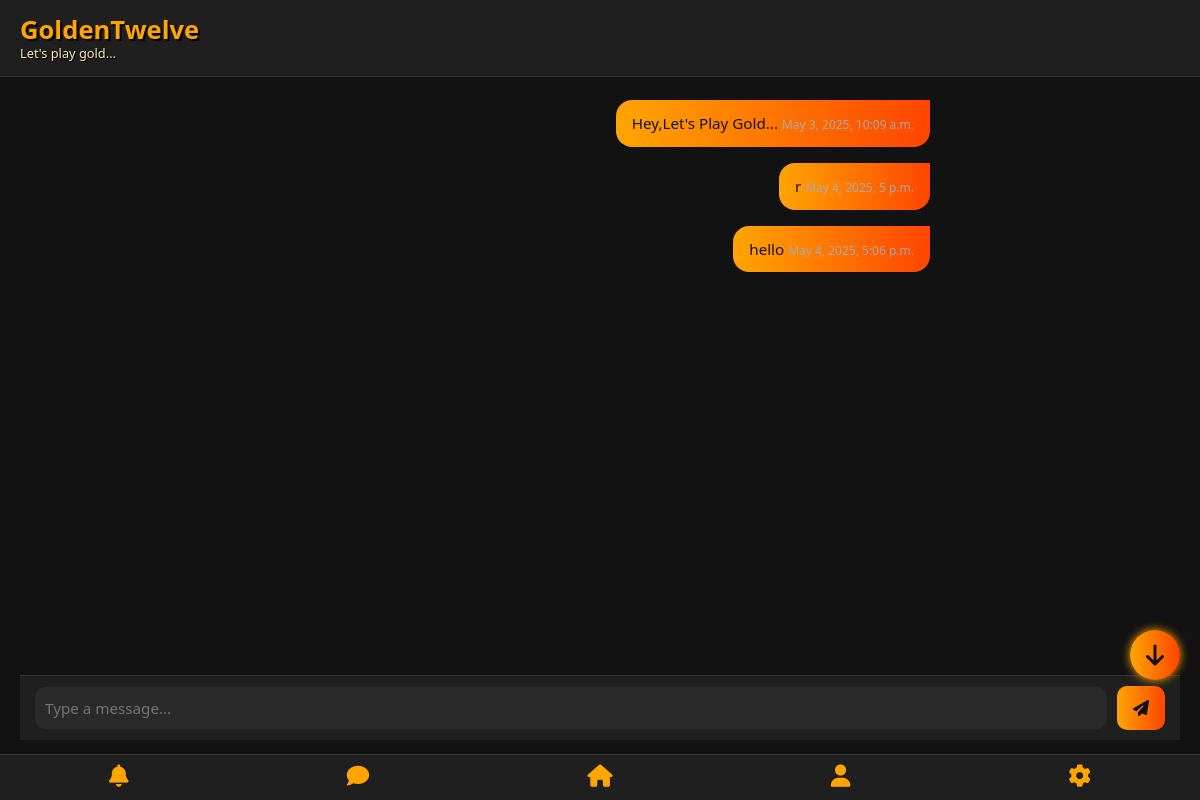
Page /message/18/eniola/superuser (signed in) on the committed database.
### main/models.py (models this page shows, shortened)
class All_Messages(models.Model):
    sender = models.CharField(max_length=1000,null=True,blank=True)
    receiver = models.CharField(max_length=1000,null=True,blank=True)
    message = models.TextField(default="Hey,Let's Play Gold...",null=True,blank=True)
    is_seen = models.BooleanField(default=False,null=True,blank=True)
    date = models.DateTimeField(auto_now_add=True)

### main/views.py (the view, shortened to what this page needs)
# urls.py: path("message/<str:room_id>/<str:chat_one>/<str:chat_two>",MessagesPage.as_view(),name="messages_page"),
@method_decorator(transaction.atomic,name="dispatch")
class MessagesPage(View):
    def get(self,request,room_id,chat_one,chat_two):
        if request.user.is_authenticated:
            user_id = request.user.id
            username = request.user.username
            get_member = Members.objects.get(id=int(user_id))
            get_chat = All_Chats.objects.get(id=int(room_id))
            get_last_messages = get_chat.messages.last()
            get_last_receiver = get_last_messages.receiver
            print(f"us{username}")
            print(f"rc {get_last_receiver}")
            if get_last_receiver == username:
                print(f"ls {get_last_receiver}")
                update_chat_last_seen = All_Chats.objects.select_for_update().filter(id=int(room_id))
                update_chat_last_seen.update(
                    last_message_seen = True
                )
            is_room_exists = All_Chats.objects.select_for_update().filter(id=int(room_id))
            if User.objects.filter(username=chat_one).exists():
                if User.objects.filter(username=chat_two).exists():
                    allow_profile_view = True
                    if username != chat_one:
                        get_chat_one_id = User.objects.get(username=chat_one).id
                        get_member_chat_one = Members.objects.get(id=int(get_chat_one_id))
                        allow_profile_view = get_member_chat_one.profile_visibility_privacy
                    else:
                        get_chat_two_id = User.objects.get(username=chat_two).id
                        get_member_chat_two = Members.objects.get(id=int(get_chat_two_id))
                        allow_profile_view = get_member_chat_two.profile_visibility_privacy
                    if is_room_exists.exists():
                        get_room = All_Chats.objects.get(id=int(room_id))
                        get_all_messages = get_room.messages.all()
                        chat_one = get_room.chat_one
                        chat_two = get_room.chat_two
                        update_member_current_room_id = Members.objects.select_for_update().filter(id=int(user_id))
                        update_member_current_room_id.update(
                            current_room_id = int(room_id)
                        )
                        context = {
                            "username":username,
                            "balance":"{:,}".format(get_member.balance),
                            "messages":get_all_messages,
                            "room_id":int(room_id),
                            "chat_one":chat_one,
                            "chat_two":chat_two,
                            "allow_profile_view":allow_profile_view
                        }
                        return render(request,"messages.html",context)
                    else:
                        return redirect("index_page")
                else:
                    return redirect("index_page")
            else:
                return redirect("index_page")
        else:
            return redirect("index_page")

### templates/messages.html (shortened to what this page needs)
{% load static %}
<!DOCTYPE html>
<html lang="en">
<head>
  <link href="https://cdn.jsdelivr.net/npm/bootstrap@5.3.2/dist/css/bootstrap.min.css" rel="stylesheet"/>
  <link href="https://cdnjs.cloudflare.com/ajax/libs/font-awesome/6.4.0/css/all.min.css" rel="stylesheet"/>
  <link rel="stylesheet" href="https://cdnjs.cloudflare.com/ajax/libs/animate.css/4.1.1/animate.min.css"/>
</head>
<body>
  <div class="navbar">
    <div class="navbar-brand">
      GoldenTwelve
      <small class="slogan">Let's play gold...</small>
    </div>
  </div>
  <div class="chat-box animate__animated animate__fadeInUp" id="chat_container">
    {% for i in messages %}
      {% if i.sender == username %}
        <div class="message sent">
          {{i.message}}
          <time class="timestamp time-ago" datetime="{{ i.date|date:'c' }}">{{i.date}}</time>
        </div>
      {% endif %}
    {% endfor %}
  </div>
  <button class="scroll-btn" onclick="scrollToBottom()">
    <i class="fas fa-arrow-down"></i>
  </button>
  <form class="message-input-area" action="/message/{{room_id}}/{{chat_one}}/{{chat_two}}" method="post" enctype="multipart/form-data" onsubmit="sendMessage(event)">
    <input class="text-area" name="message" placeholder="Type a message..." id="messageBox" required>
    <button type="submit" class="send-btn"><i class="fas fa-paper-plane"></i></button>
  </form>
  <div class="bottom-nav">
    <a href="{% url 'notification_alerts_page' %}"><i class="fas fa-bell" id="ringing"></i></a>
    <a href="{% url 'chat_page' %}"><i class="fas fa-comment" id="chatting"></i></a>
    <a href="{% url 'home_page' %}"><i class="fas fa-home"></i></a>
    <a href="/profile/{{username}}"><i class="fas fa-user"></i></a>
    <a href="/{{username}}/settings"><i class="fas fa-cog"></i></a>
  </div>
</body>
</html>

### templates/messages.html (style rules this page uses)
body { background-color: #121212; color: #fff; font-family: 'Segoe UI', sans-serif; padding-top: 80px; padding-bottom: 150px; }
.navbar { position: fixed; top: 0; left: 0; right: 0; background-color: #1f1f1f; border-bottom: 1px solid #333; z-index: 1000; padding: 10px 20px; display: flex; justify-content: space-between; align-items: center; }
.navbar-brand { font-size: 1.6rem; font-weight: bold; color: orange; text-shadow: 2px 2px #000; display: flex; flex-direction: column; line-height: 1.2; }
.navbar-brand .slogan { font-size: 0.8rem; font-weight: 500; color: #ffe6b3; text-shadow: 1px 1px #000; animation: fadeInGlow 3s ease-in-out infinite alternate; }
.chat-box { max-width: 700px; margin: auto; padding: 20px; display: flex; flex-direction: column; }
.message { max-width: 75%; margin-bottom: 16px; padding: 12px 16px; border-radius: 16px; font-size: 0.95rem; position: relative; animation: fadeIn 0.5s ease-in-out; }
.message.sent { background: linear-gradient(to right, orange, orangered); align-self: flex-end; color: #121212; border-top-right-radius: 0; }
.timestamp { font-size: 0.75rem; color: #aaa; margin-top: 4px; text-align: right; }
.message-input-area { position: fixed; bottom: 60px; left: 0; right: 0; background-color: #1f1f1f; padding: 10px 15px; margin:0 20px; border-top: 1px solid #333; display: flex; gap: 10px; align-items: center; }
.message-input-area .text-area { flex-grow: 1; background: #2a2a2a; border: none; border-radius: 10px; color: #fff; padding: 10px; resize: none; font-size: 0.95rem; }
.send-btn { background: linear-gradient(to right, orange, orangered); border: none; border-radius: 10px; padding: 10px 16px; color: #121212; font-weight: bold; }
.bottom-nav { position: fixed; bottom: 0; left: 0; right: 0; background-color: #1f1f1f; border-top: 1px solid #333; display: flex; justify-content: space-around; padding: 10px 0; z-index: 999; }
.bottom-nav a i { color: orange; font-size: 1.4rem; }
.scroll-btn { position: fixed; bottom: 120px; right: 20px; background: linear-gradient(to right, orange, orangered); border: none; border-radius: 50%; width: 50px; height: 50px; display: flex; align-items: center; justify-content: center; color: #121212; font-size: 1.5rem; z-index: 1001; box-shadow: 0 0 10px orange; }

### rows in the picture
All_Messages: message "Hey,Let's Play Gold...", date "May 3, 2025, 10:09 a.m."
All_Messages: message "r", date "May 4, 2025, 5 p.m."
All_Messages: message "hello", date "May 4, 2025, 5:06 p.m."
